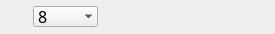
<?xml version="1.0" encoding="UTF-8"?>
<ui version="4.0">
 <class>TextToolBar</class>
 <widget class="QWidget" name="TextToolBar">
  <property name="geometry">
   <rect>
    <x>0</x>
    <y>0</y>
    <width>260</width>
    <height>40</height>
   </rect>
  </property>
  <property name="sizePolicy">
   <sizepolicy hsizetype="Minimum" vsizetype="Minimum">
    <horstretch>0</horstretch>
    <verstretch>0</verstretch>
   </sizepolicy>
  </property>
  <property name="minimumSize">
   <size>
    <width>260</width>
    <height>40</height>
   </size>
  </property>
  <property name="maximumSize">
   <size>
    <width>260</width>
    <height>40</height>
   </size>
  </property>
  <property name="windowTitle">
   <string>Form</string>
  </property>
  <property name="autoFillBackground">
   <bool>true</bool>
  </property>
  <layout class="QHBoxLayout" name="horizontalLayout">
   <property name="spacing">
    <number>0</number>
   </property>
   <property name="sizeConstraint">
    <enum>QLayout::SetFixedSize</enum>
   </property>
   <property name="margin">
    <number>1</number>
   </property>
   <item>
    <widget class="QLabel" name="label">
     <property name="minimumSize">
      <size>
       <width>32</width>
       <height>32</height>
      </size>
     </property>
     <property name="maximumSize">
      <size>
       <width>32</width>
       <height>32</height>
      </size>
     </property>
     <property name="font">
      <font>
       <family>宋体</family>
       <pointsize>14</pointsize>
       <weight>75</weight>
       <italic>false</italic>
       <bold>true</bold>
       <kerning>false</kerning>
      </font>
     </property>
     <property name="autoFillBackground">
      <bool>true</bool>
     </property>
     <property name="text">
      <string/>
     </property>
     <property name="pixmap">
      <pixmap resource="res/resources.qrc">:/Text.png</pixmap>
     </property>
     <property name="alignment">
      <set>Qt::AlignCenter</set>
     </property>
    </widget>
   </item>
   <item>
    <widget class="QComboBox" name="comboBox">
     <property name="minimumSize">
      <size>
       <width>65</width>
       <height>21</height>
      </size>
     </property>
     <property name="maximumSize">
      <size>
       <width>65</width>
       <height>21</height>
      </size>
     </property>
     <property name="font">
      <font>
       <family>宋体</family>
       <pointsize>12</pointsize>
      </font>
     </property>
     <property name="focusPolicy">
      <enum>Qt::NoFocus</enum>
     </property>
     <property name="autoFillBackground">
      <bool>true</bool>
     </property>
     <property name="frame">
      <bool>false</bool>
     </property>
     <item>
      <property name="text">
       <string>8</string>
      </property>
     </item>
     <item>
      <property name="text">
       <string>9</string>
      </property>
     </item>
     <item>
      <property name="text">
       <string>10</string>
      </property>
     </item>
     <item>
      <property name="text">
       <string>11</string>
      </property>
     </item>
     <item>
      <property name="text">
       <string>12</string>
      </property>
     </item>
     <item>
      <property name="text">
       <string>14</string>
      </property>
     </item>
     <item>
      <property name="text">
       <string>16</string>
      </property>
     </item>
     <item>
      <property name="text">
       <string>18</string>
      </property>
     </item>
     <item>
      <property name="text">
       <string>20</string>
      </property>
     </item>
    </widget>
   </item>
   <item>
    <widget class="ToolbarCommon" name="widget" native="true">
     <property name="minimumSize">
      <size>
       <width>176</width>
       <height>32</height>
      </size>
     </property>
     <property name="maximumSize">
      <size>
       <width>176</width>
       <height>32</height>
      </size>
     </property>
    </widget>
   </item>
  </layout>
 </widget>
 <customwidgets>
  <customwidget>
   <class>ToolbarCommon</class>
   <extends>QWidget</extends>
   <header>toolbarcommon.h</header>
   <container>1</container>
  </customwidget>
 </customwidgets>
 <resources>
  <include location="res/resources.qrc"/>
 </resources>
 <connections/>
</ui>
